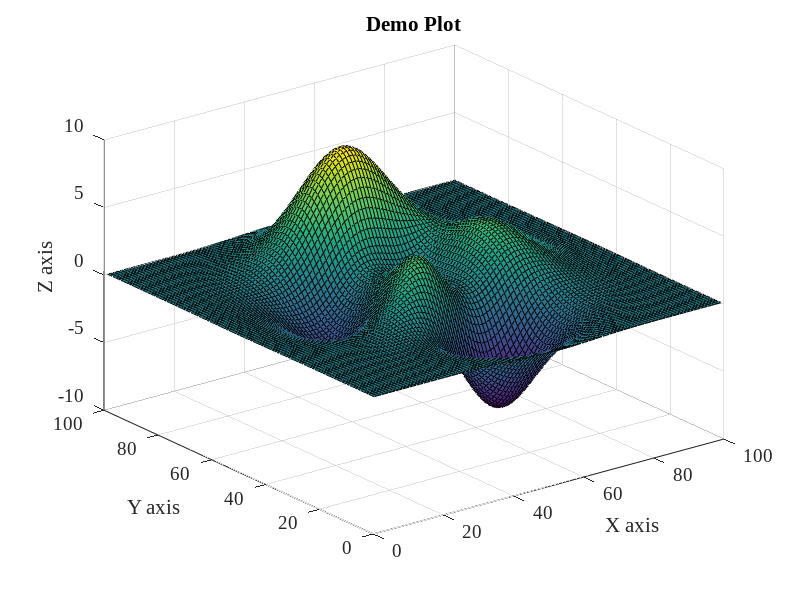

The MATLAB source for this figure: (Note: this script raises an error after producing the figure.)
clear, clc, close all

% example plot
figure(1)
surf(peaks(100))
grid on

set(gca, 'FontName', 'Times New Roman', 'FontSize', 14)
xlabel('X axis')
ylabel('Y axis')
zlabel('Z axis')
title('Demo Plot')

% apply 3D exploration
explorer(gcf)